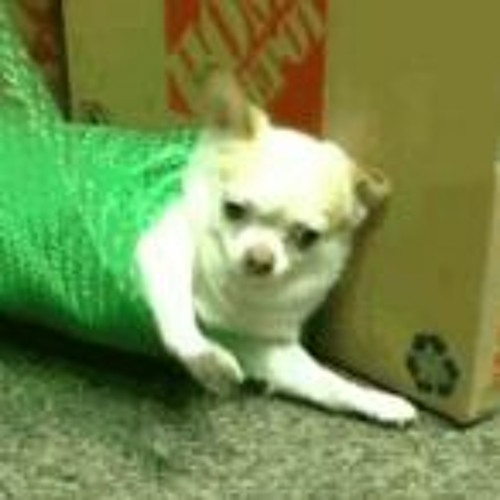
#> input picture objective.jpg, 500 x 500 px
$ jupyter execute Main.ipynb
#> lines starting #> are read from the running program, lines starting #| are printed output that depends on the picture
# Algoritmos Genéticos

## Dependencias

[cell 1]
import matplotlib.image as mpimg
import matplotlib.pyplot as plt
from PIL import Image
import numpy as np

## Imagen Objetivo

[cell 2]
IMAGE_PATH = 'objective.jpg'
IMG_RESOLUTION = (48, 48)
img_arr = np.array(Image.open(IMAGE_PATH).convert('L').resize(IMG_RESOLUTION))
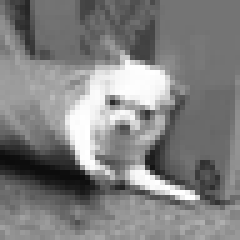
#> img_arr: shape (48, 48) (shown 5 times larger); min 12, max 255, mean 128
plt.imshow(img_arr, cmap='gray', vmin=0, vmax=255)
plt.show()

## Algoritmo Genético

[cell 3]
# 1. Crear una generación de 100 individuos 128x128, con valores aleatorios entre 0 y 255
def create_population(population_size, img_resolution):
#> called with population_size = 100, img_resolution = (48, 48)
    population = []
    for i in range(population_size):
        population.append(np.random.randint(0, 256, img_resolution))
    return population

# 2. Calcular el fitness de cada individuo con la distancia euclidiana

def euclidean_distance(img1, img2):
    return np.sqrt(np.sum((img1 - img2) ** 2))

def calculate_fitness(population, img_arr):
    fitness = []
    for i in range(len(population)):
        fitness.append(euclidean_distance(population[i], img_arr))
    return fitness

# 3. Seleccionar los 10 mejores individuos

def select_best_individuals(population, fitness, n):
    best_individuals = []
    for i in range(n):
        best_individuals.append(population[fitness.index(min(fitness))])
        fitness[fitness.index(min(fitness))] = float('inf')
    return best_individuals

# 4. Cruzar los 10 mejores individuos para obtener 100 nuevos individuos

def crossover(best_individuals, n):
    new_individuals = []
    for i in range(n):
        parent1 = best_individuals[np.random.randint(0, len(best_individuals))]
        parent2 = best_individuals[np.random.randint(0, len(best_individuals))]
        new_individual = np.zeros(IMG_RESOLUTION)
        for i in range(IMG_RESOLUTION[0]):
            for j in range(IMG_RESOLUTION[1]):
                if np.random.random() < 0.5:
                    new_individual[i][j] = parent1[i][j]
                else:
                    new_individual[i][j] = parent2[i][j]
        new_individuals.append(new_individual)
    return new_individuals

# 5. Mutar los 100 nuevos individuos con una probabilidad del 1%

def mutate(new_individuals, mutation_rate):
    for i in range(len(new_individuals)):
        for j in range(IMG_RESOLUTION[0]):
            for k in range(IMG_RESOLUTION[1]):
                if np.random.random() < mutation_rate:
                    new_individuals[i][j][k] = np.random.randint(0, 256)
    return new_individuals

# 6. Reemplazar la generación anterior con los 100 nuevos individuos

def replace_population(population, new_individuals):
    return new_individuals

# 7. Repetir los pasos 2-6 por 100 generaciones

def genetic_algorithm(population_size, img_arr, img_resolution, generations):
    population = create_population(population_size, img_resolution)
    for i in range(generations):
        fitness = calculate_fitness(population, img_arr)
        best_individuals = select_best_individuals(population, fitness, 10)
        new_individuals = crossover(best_individuals, population_size)
        new_individuals = mutate(new_individuals, 0.01)
        population = replace_population(population, new_individuals)
    return population

# 8. Mostrar el mejor individuo de la última generación

best_individual = genetic_algorithm(100, img_arr, IMG_RESOLUTION, 200)
plt.imshow(best_individual[0], cmap='gray', vmin=0, vmax=255)
plt.show()
